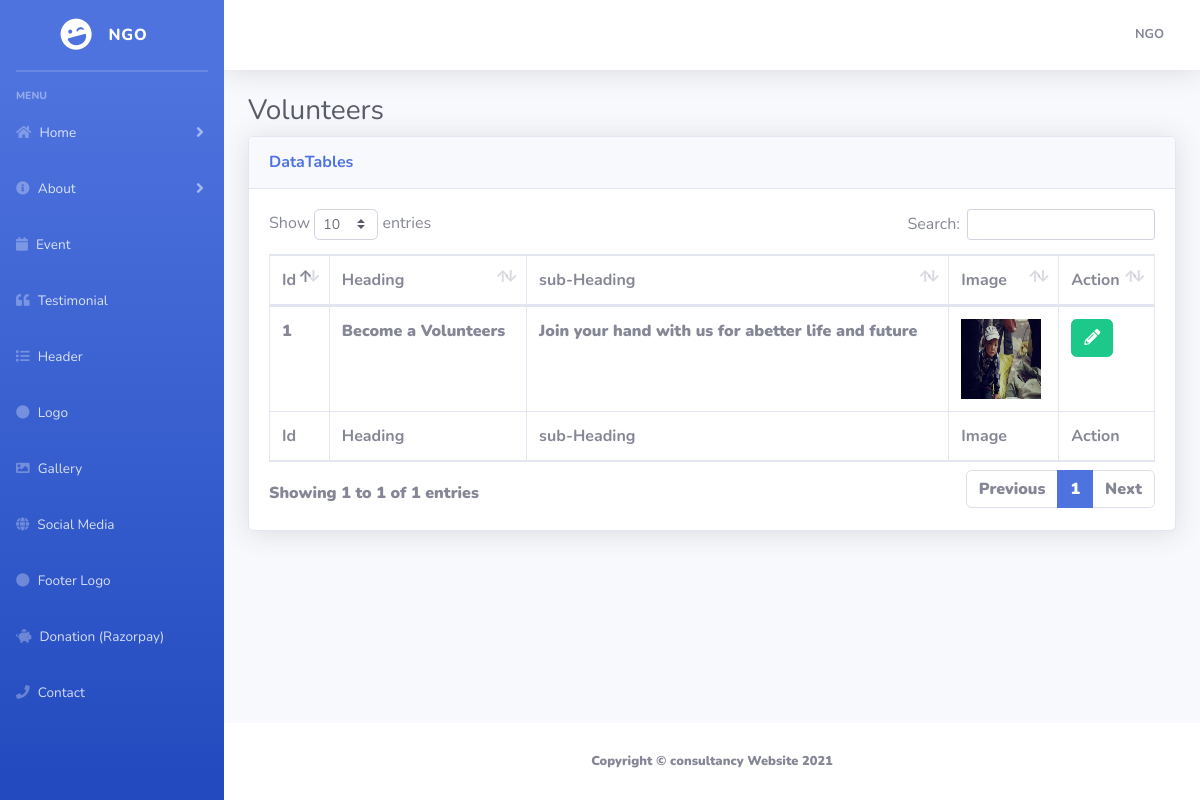
Screenshot of /admin/content.php (signed in) with the database file from the repository.
### tables this page shows
CREATE TABLE `content` (
  `id` int(11) NOT NULL,
  `heading` varchar(1000) NOT NULL,
  `subheading` varchar(1000) NOT NULL,
  `image` varchar(1000) NOT NULL
);

### admin/db.php (called while the page is built, shortened)
?><?php
class DBController {
private $host = "localhost";
	private $user = "admin_oxpin";
	private $password = "parthiv99";
	private $database = "admin_oxpin";
	private $conn;
	function __construct() {
		$this->conn = $this->connectDB();
	}
	function connectDB() {
		$conn = mysqli_connect($this->host,$this->user,$this->password,$this->database);
mysqli_set_charset($conn,"utf8");
		return $conn;
	}
	function runQuery($query) {
		$result = mysqli_query($this->conn,$query);
		while($row=mysqli_fetch_assoc($result)) {
			$resultset[] = $row;
		}
		if(!empty($resultset))
			return $resultset;
	}
}
$db_handle = new DBController();
?>

### admin/content.php (the view, shortened to what this page needs)
<?php
include('header.php');
?>
                <div class="container-fluid">
                    <h1 class="h3 mb-2 text-gray-800">Volunteers</h1>
                    <div class="card shadow mb-4">
                        <div class="card-header py-3">
                            <h6 class="m-0 font-weight-bold text-primary">DataTables</h6>
                        </div>
                        <div class="card-body">
                            <div class="table-responsive">
                                <table class="table table-bordered" id="dataTable" width="100%" cellspacing="0">
                                    <thead>
                                        <tr>
                                            <th>Id</th>
                                            <th>Heading</th>
                                            <th>sub-Heading</th>
                                            <th>Image</th>
                                            <th>Action</th>
                                        </tr>
                                    </thead>
                                    <tfoot>
                                        <tr>
                                            <th>Id</th>
                                            <th>Heading</th>
                                            <th>sub-Heading</th>
                                            <th>Image</th>
                                            <th>Action</th>
                                        </tr>
                                    </tfoot>
                                    <tbody>
                                    <?php
$result = $db_handle->runQuery("select * from content ");
foreach($result as $row) { ?>
                    <td ><?php echo $row['id'];?></td>
                    <td ><?php echo $row['heading'];?></td>
                    <td ><?php echo $row['subheading'];?></td>
					<td><img src="<?php echo $row['image'];?>"style="width:80px;height:80px;"> </td>
                    <td>
                      <a href="content_edit.php?id=<?php echo $row['id']; ?>"> <button class="btn btn-success btn-xs"><i class="fas fa-pencil-alt"></i></button></a>
                    </td>
<?php } ?>
                                        </tbody>
                                </table>
                            </div>
                        </div>
                    </div>
                </div>
            </div>
            <footer class="sticky-footer bg-white">
                <div class="container my-auto">
                    <div class="copyright text-center my-auto">
                        <span>Copyright &copy; consultancy Website 2021</span>
                    </div>
                </div>
            </footer>
        </div>
    </div>
</body>
</html>

### rows the page displays
content: id "1", heading "Become a Volunteers", subheading "Join your hand with us for abetter life and future", image (picture)
